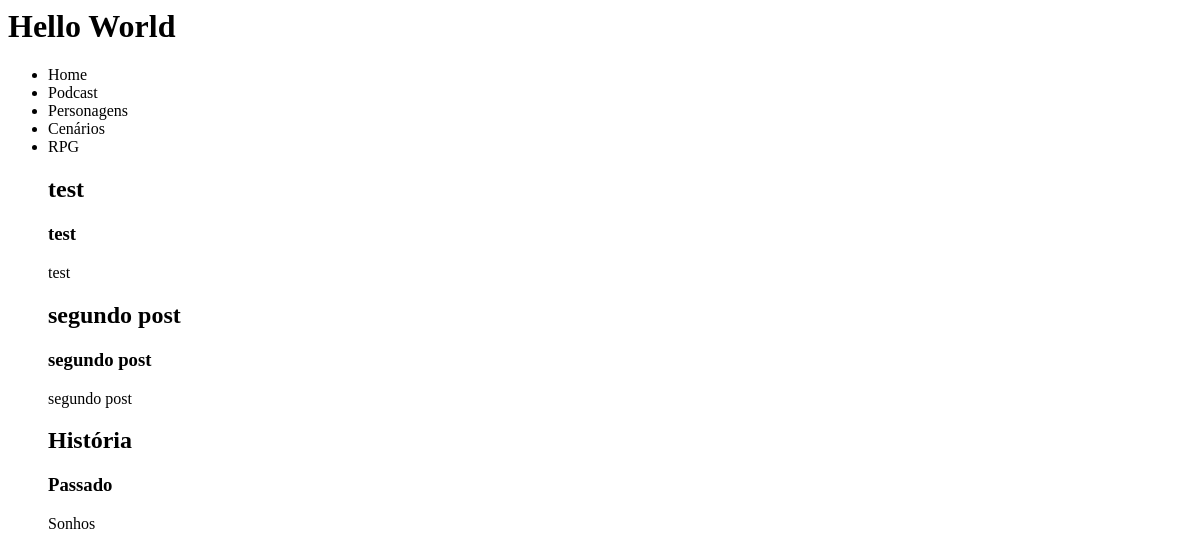
/blog/, run on an earlier commit of the app's database.
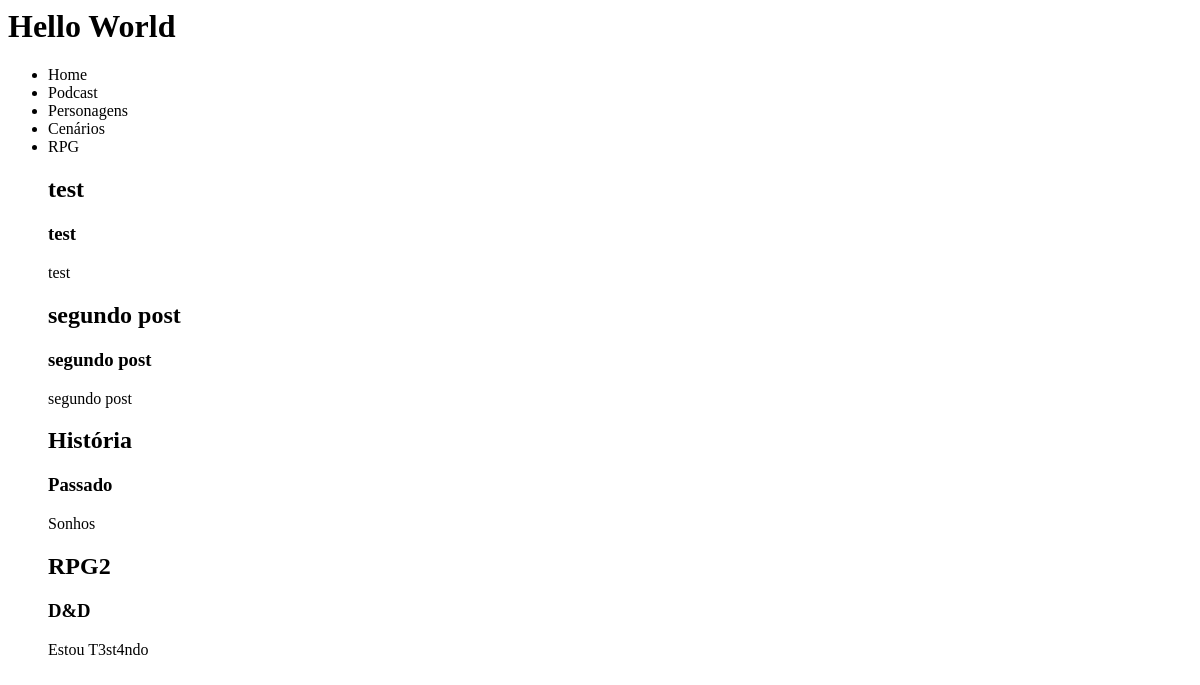
And on a later commit of the database.
### website/models.py (models this page shows, shortened)
class Post(models.Model):
    title = models.CharField(max_length=30)
    sub_title = models.CharField(max_length=30)
    content = models.TextField()
    categories = models.CharField(
        max_length=2,
        choices=Categorias.choices,
        default=Categorias.GR,
    )
    deleted = models.BooleanField(default=True)
    def full_name(self):
        return self.title + self.sub_title
    full_name.admin_order_field = 'title'

### blog/views.py (the view)
# urls.py: path('blog/', hello_blog)
def hello_blog(request):
    lista = [
        'Home',
        'Podcast',
        'Personagens',
        'Cenários',
        'RPG',
    ]
    list_posts = Post.objects.all()
    data = {
        'Nome': 'Blog Django 3',
        'lista_tecnologias': lista,
        'posts': list_posts
    }
    return render(request, 'index.html', data)

### website/templates/index.html (shortened to what this page needs)
<h1> Hello World </h1>
<ul>
{% for item in lista_tecnologias %}
    <li> {{ item }} </li>
{% endfor %}
</ul>
<ul>
{% for post in posts %}
    <h2> {{ post.title }} </h2>
    <h3> {{ post.sub_title }} </h3>
    <p> {{ post.content }}</p>
{% endfor %}
</ul>

What changed in the data, as far as the page shows it:
added Post: title "RPG2", sub_title "D&D", content "Estou T3st4ndo"
